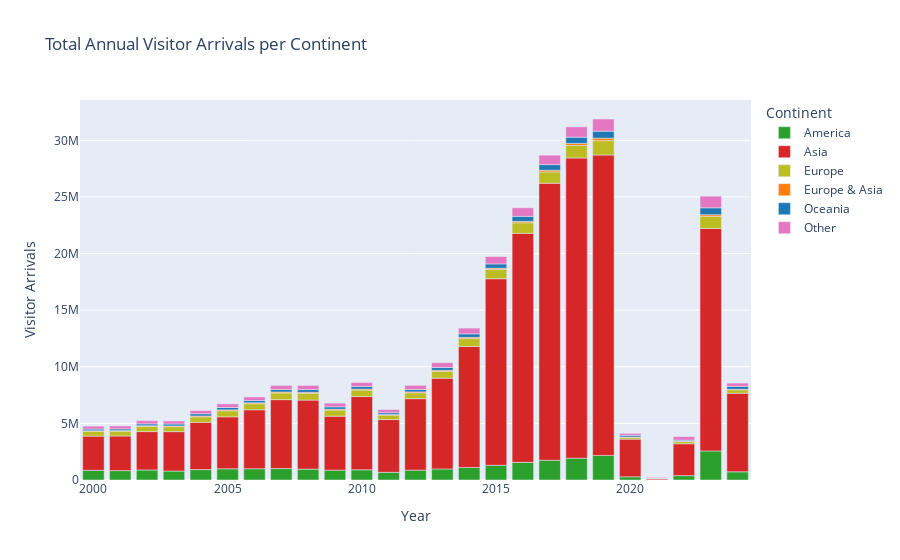

Here is the notebook cell this chart was saved with:
### Code cell
#Graph 1: Total Annual Visitor Arrivals per Continent
fig_bar = px.bar(arrivals_df.groupby(['Year',"Continent"])['Visitor Arrivals'].sum().reset_index(), x='Year', y='Visitor Arrivals', color="Continent", color_discrete_map=continent_colors, title='Total Annual Visitor Arrivals per Continent')
fig_bar.show()

### Figure 1 — Plotly figure (JSON) as saved in the notebook; plotly's stock layout.template omitted (floating-point values rounded to 4 significant figures)
{"data": [{"alignmentgroup": "True", "hovertemplate": "Continent=America<br>Year=%{x}<br>Visitor Arrivals=%{y}<extra></extra>", "legendgroup": "America", "marker": {"color": "#2ca02c", "pattern": {"shape": ""}}, "name": "America", "offsetgroup": "America", "orientation": "v", "showlegend": true, "textposition": "auto", "type": "bar", "x": [2000, 2001, 2002, 2003, 2004, 2005, 2006, 2007, 2008, 2009, 2010, 2011, 2012, 2013, 2014, 2015, 2016, 2017, 2018, 2019, 2020, 2021, 2022, 2023, 2024], "xaxis": "x", "y": [857555, 829749, 887141, 792973, 918333, 990668, 994539, 1010078, 960846, 869129, 899785, 680266, 870566, 975384, 1104969, 1301456, 1559441, 1743995, 1925455, 2170868, 282200, 24686, 388542, 2566412, 723956], "yaxis": "y"}, {"alignmentgroup": "True", "hovertemplate": "Continent=Asia<br>Year=%{x}<br>Visitor Arrivals=%{y}<extra></extra>", "legendgroup": "Asia", "marker": {"color": "#d62728", "pattern": {"shape": ""}}, "name": "Asia", "offsetgroup": "Asia", "orientation": "v", "showlegend": true, "textposition": "auto", "type": "bar", "x": [2000, 2001, 2002, 2003, 2004, 2005, 2006, 2007, 2008, 2009, 2010, 2011, 2012, 2013, 2014, 2015, 2016, 2017, 2018, 2019, 2020, 2021, 2022, 2023, 2024], "xaxis": "x", "y": [3021084, 3057549, 3387034, 3478656, 4173453, 4589932, 5207577, 6087885, 6095799, 4766839, 6469104, 4657444, 6310685, 8018687, 10691027, 16473233, 20222999, 24468352, 26515770, 26532815, 3329382, 122678, 2815034, 19647314, 6938064], "yaxis": "y"}, {"alignmentgroup": "True", "hovertemplate": "Continent=Europe<br>Year=%{x}<br>Visitor Arrivals=%{y}<extra></extra>", "legendgroup": "Europe", "marker": {"color": "#bcbd22", "pattern": {"shape": ""}}, "name": "Europe", "offsetgroup": "Europe", "orientation": "v", "showlegend": true, "textposition": "auto", "type": "bar", "x": [2000, 2001, 2002, 2003, 2004, 2005, 2006, 2007, 2008, 2009, 2010, 2011, 2012, 2013, 2014, 2015, 2016, 2017, 2018, 2019, 2020, 2021, 2022, 2023, 2024], "xaxis": "x", "y": [423805, 427355, 463779, 441076, 488560, 533585, 538296, 592038, 596691, 543039, 574548, 388598, 519539, 594806, 692343, 822428, 937368, 996660, 1105782, 1268403, 156533, 25767, 193599, 1061171, 308672], "yaxis": "y"}, {"alignmentgroup": "True", "hovertemplate": "Continent=Europe & Asia<br>Year=%{x}<br>Visitor Arrivals=%{y}<extra></extra>", "legendgroup": "Europe & Asia", "marker": {"color": "#ff7f0e", "pattern": {"shape": ""}}, "name": "Europe & Asia", "offsetgroup": "Europe & Asia", "orientation": "v", "showlegend": true, "textposition": "auto", "type": "bar", "x": [2000, 2001, 2002, 2003, 2004, 2005, 2006, 2007, 2008, 2009, 2010, 2011, 2012, 2013, 2014, 2015, 2016, 2017, 2018, 2019, 2020, 2021, 2022, 2023, 2024], "xaxis": "x", "y": [48988, 49769, 54718, 61204, 74171, 81910, 80363, 84657, 92578, 70925, 83824, 52989, 80197, 98849, 112467, 110693, 121991, 149856, 175741, 215203, 30066, 6579, 31751, 151518, 40714], "yaxis": "y"}, {"alignmentgroup": "True", "hovertemplate": "Continent=Oceania<br>Year=%{x}<br>Visitor Arrivals=%{y}<extra></extra>", "legendgroup": "Oceania", "marker": {"color": "#1f77b4", "pattern": {"shape": ""}}, "name": "Oceania", "offsetgroup": "Oceania", "orientation": "v", "showlegend": true, "textposition": "auto", "type": "bar", "x": [2000, 2001, 2002, 2003, 2004, 2005, 2006, 2007, 2008, 2009, 2010, 2011, 2012, 2013, 2014, 2015, 2016, 2017, 2018, 2019, 2020, 2021, 2022, 2023, 2024], "xaxis": "x", "y": [147393, 149621, 164896, 172134, 194276, 206179, 195094, 222518, 242031, 211659, 225751, 162578, 206404, 244569, 302656, 376075, 445332, 495054, 552440, 621771, 143508, 3265, 88648, 613062, 252886], "yaxis": "y"}, {"alignmentgroup": "True", "hovertemplate": "Continent=Other<br>Year=%{x}<br>Visitor Arrivals=%{y}<extra></extra>", "legendgroup": "Other", "marker": {"color": "#e377c2", "pattern": {"shape": ""}}, "name": "Other", "offsetgroup": "Other", "orientation": "v", "showlegend": true, "textposition": "auto", "type": "bar", "x": [2000, 2001, 2002, 2003, 2004, 2005, 2006, 2007, 2008, 2009, 2010, 2011, 2012, 2013, 2014, 2015, 2016, 2017, 2018, 2019, 2020, 2021, 2022, 2023, 2024], "xaxis": "x", "y": [258321, 257512, 281395, 265682, 289112, 325652, 318208, 349793, 362890, 328067, 358163, 276877, 370714, 431609, 510005, 653524, 752569, 837156, 916668, 1072989, 174139, 62887, 314536, 1026873, 294191], "yaxis": "y"}], "layout": {"barmode": "relative", "legend": {"title": {"text": "Continent"}, "tracegroupgap": 0}, "title": {"text": "Total Annual Visitor Arrivals per Continent"}, "xaxis": {"anchor": "y", "domain": [0, 1], "title": {"text": "Year"}}, "yaxis": {"anchor": "x", "domain": [0, 1], "title": {"text": "Visitor Arrivals"}}}}
